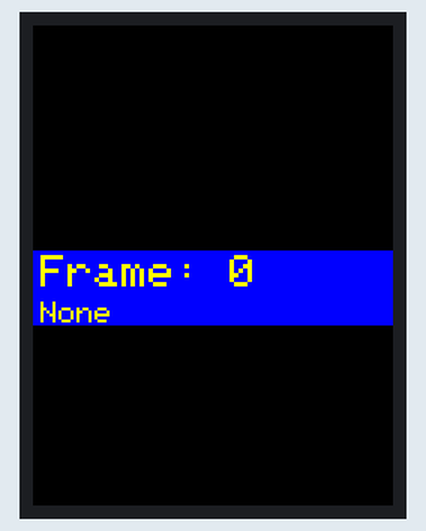
Simulated run of this sketch. Board: Arduino Mega 2560, built with avr-gcc and run on an emulated ATmega2560. Parts: 240×320 colour display. What the sketch prints to the serial monitor is not drawn.

Above: at 0.3 s.

The sketch:

stage03_remoteReceiverTftlcDisplay.ino
```cpp
/*
This code requires to use the library from https://github.com/JoaoLopesF/SPFD5408
Oscar Chavarro, April 10 / 2022
*/

#include <SPFD5408_Adafruit_GFX.h>
#include <SPFD5408_Adafruit_TFTLCD.h>
#include <SPFD5408_TouchScreen.h>
#include <math.h>
#include <string.h>

//#define DECODE_SONY
#include <IRremote.hpp>

// 16bpp: R 5 G 6 B 5
#define BLACK   0x0000
#define BLUE    0x001F
#define GREEN   0x07E0
#define RED     0xF800
#define CYAN    0x07FF
#define MAGENTA 0xF81F
#define YELLOW  0xFFE0
#define WHITE   0xFFFF

#define LCD_CS A3 // Chip Select goes to Analog 3
#define LCD_CD A2 // Command/Data goes to Analog 2
#define LCD_WR A1 // LCD Write goes to Analog 1
#define LCD_RD A0 // LCD Read goes to Analog 0
#define LCD_RESET A4 // Can alternately just connect to Arduino's reset pin

static Adafruit_TFTLCD tft(LCD_CS, LCD_CD, LCD_WR, LCD_RD, LCD_RESET);
static int tickCounter = 0;
static int frameCounter = 0;
static const int RECV_PIN = 22;
static char lastMessage[100] = "None";

void
setup() {
    Serial.begin(115200);
    Serial.println("=== STARTING ===");
    IrReceiver.begin(RECV_PIN, true);
    printActiveIRProtocols(&Serial);
    Serial.println();

    tft.reset();
    tft.begin(0x9341); // SDFP5408
    tft.setRotation(2);
    tft.fillScreen(BLACK);
    display();
}

void
display() {
    int w = tft.width();
    int h = tft.height();
    int x = 0;
    int y = 150;
    tft.fillRect(x, y, w, 50, BLUE);

    tft.setCursor(x + 5, y + 3);
    tft.setTextColor(YELLOW);
    tft.setTextSize(3);
    tft.print("Frame: ");
    tft.println(frameCounter);

    tft.setCursor(x + 5, y + 28 + 6);
    tft.setTextSize(2);
    tft.print(lastMessage);
}

void
loop() {
    if ( IrReceiver.decode() ) {
        IrReceiver.printIRResultShort(&Serial);
        Serial.println(IrReceiver.decodedIRData.command, HEX);
        IrReceiver.resume();

        sprintf(lastMessage, "Command 0x%X", IrReceiver.decodedIRData.command);
        tickCounter++;
    }

    if ( tickCounter > 0 ) {
        tickCounter = 0;
        frameCounter++;
        display();
    }
}
```
